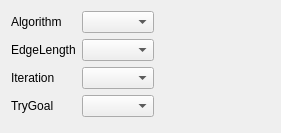
<?xml version="1.0" encoding="UTF-8"?>
<ui version="4.0">
 <class>PreferenceWidget</class>
 <widget class="QWidget" name="PreferenceWidget">
  <property name="geometry">
   <rect>
    <x>0</x>
    <y>0</y>
    <width>281</width>
    <height>133</height>
   </rect>
  </property>
  <property name="sizePolicy">
   <sizepolicy hsizetype="Fixed" vsizetype="Fixed">
    <horstretch>0</horstretch>
    <verstretch>0</verstretch>
   </sizepolicy>
  </property>
  <property name="windowTitle">
   <string>Form</string>
  </property>
  <layout class="QFormLayout" name="formLayout_2">
   <item row="0" column="0">
    <layout class="QFormLayout" name="formLayout">
     <property name="fieldGrowthPolicy">
      <enum>QFormLayout::AllNonFixedFieldsGrow</enum>
     </property>
     <item row="0" column="0">
      <widget class="QLabel" name="lb_algorithm">
       <property name="text">
        <string>Algorithm</string>
       </property>
      </widget>
     </item>
     <item row="1" column="0">
      <widget class="QLabel" name="lb_edgeLength">
       <property name="text">
        <string>EdgeLength</string>
       </property>
      </widget>
     </item>
     <item row="1" column="1">
      <widget class="QComboBox" name="cb_edgeLength"/>
     </item>
     <item row="2" column="0">
      <widget class="QLabel" name="lb_iteration">
       <property name="text">
        <string>Iteration</string>
       </property>
      </widget>
     </item>
     <item row="2" column="1">
      <widget class="QComboBox" name="cb_iteration"/>
     </item>
     <item row="3" column="0">
      <widget class="QLabel" name="lb_tryGoal">
       <property name="text">
        <string>TryGoal</string>
       </property>
      </widget>
     </item>
     <item row="3" column="1">
      <widget class="QComboBox" name="cb_tryGoal"/>
     </item>
     <item row="0" column="1">
      <widget class="QComboBox" name="cb_algorithm"/>
     </item>
    </layout>
   </item>
  </layout>
 </widget>
 <resources/>
 <connections/>
 <slots>
  <signal>rrtTextChanged(QString)</signal>
 </slots>
</ui>
